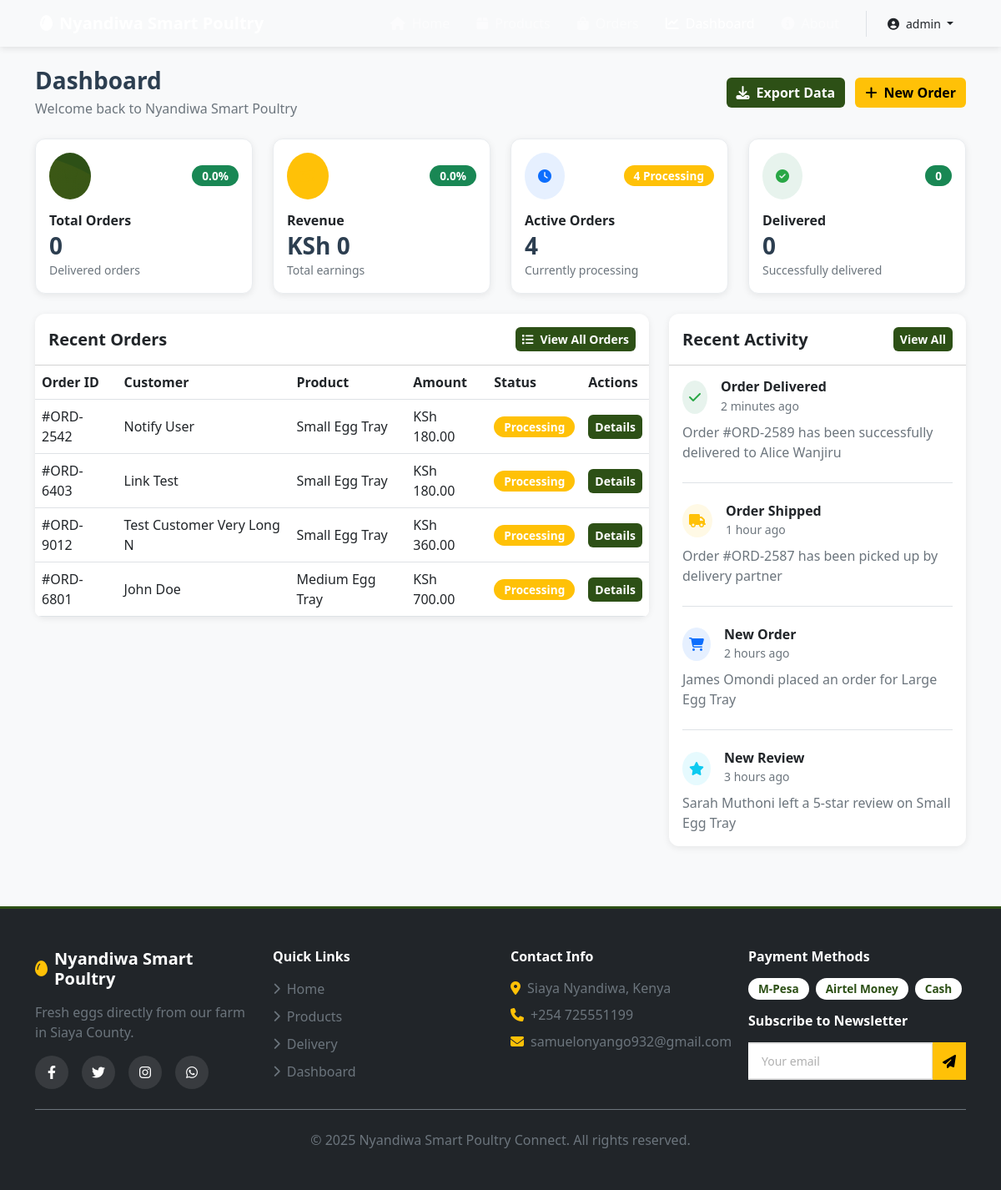
Before: /dashboard/ (signed in) with the older database file.
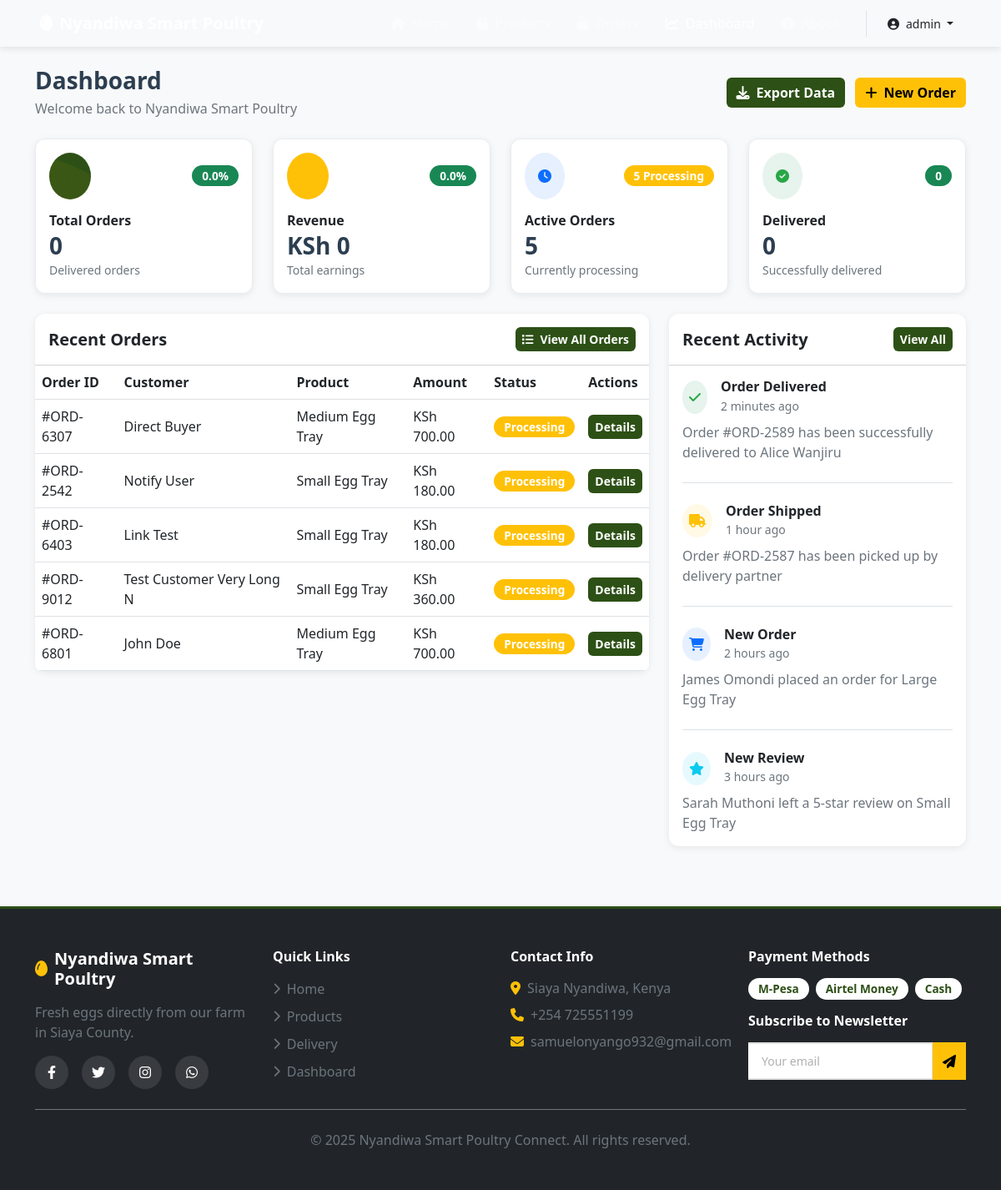
After: the same page with the newer database file.
### chickapp/models.py (models this page shows, shortened)
class order(models.Model):
    STATUS_PROCESSING = "processing"
    STATUS_IN_TRANSIT = "in_transit"
    STATUS_DELIVERED = "delivered"
    STATUS_CANCELLED = "cancelled"
    STATUS_CHOICES = [
        (STATUS_PROCESSING, "Processing"),
        (STATUS_IN_TRANSIT, "In Transit"),
        (STATUS_DELIVERED, "Delivered"),
        (STATUS_CANCELLED, "Cancelled"),
    ]
    PAYMENT_MPESA = "mpesa"
    PAYMENT_AIRTEL = "airtel_money"
    PAYMENT_CASH = "cash"
    PAYMENT_METHOD_CHOICES = [
        (PAYMENT_MPESA, "M-Pesa"),
        (PAYMENT_AIRTEL, "Airtel Money"),
        (PAYMENT_CASH, "Cash on Delivery"),
    ]
    PAYMENT_STATUS_PENDING = "pending"
    PAYMENT_STATUS_COMPLETED = "completed"
    PAYMENT_STATUS_FAILED = "failed"
    PAYMENT_STATUS_CHOICES = [
        (PAYMENT_STATUS_PENDING, "Pending"),
        (PAYMENT_STATUS_COMPLETED, "Completed"),
        (PAYMENT_STATUS_FAILED, "Failed"),
    ]
    order_code = models.CharField(max_length=12, editable=False, default='TEMP')
    customer = models.ForeignKey(customer, on_delete=models.CASCADE)
    product = models.ForeignKey(product, on_delete=models.PROTECT, null=True, blank=True)
    number_of_trays = models.PositiveIntegerField()
    amount = models.DecimalField(max_digits=10, decimal_places=2, default=0)
    status = models.CharField(max_length=20, choices=STATUS_CHOICES, default=STATUS_PROCESSING)
    payment_method = models.CharField(max_length=20, choices=PAYMENT_METHOD_CHOICES, blank=True, default="")
    payment_status = models.CharField(max_length=20, choices=PAYMENT_STATUS_CHOICES, default=PAYMENT_STATUS_PENDING)
    payment_phone = models.CharField(max_length=15, blank=True, default="")
    payment_reference = models.CharField(max_length=50, blank=True, default="")
    mpesa_checkout_request_id = models.CharField(max_length=100, blank=True, default="")
    mpesa_merchant_request_id = models.CharField(max_length=100, blank=True, default="")
    mpesa_receipt_number = models.CharField(max_length=50, blank=True, default="")
    order_date = models.DateTimeField(auto_now_add=True)
    updated_at = models.DateTimeField(auto_now=True)
    message = models.TextField(blank=True, default="")

class customer(models.Model):
    name = models.CharField(max_length=100)
    surname = models.CharField(max_length=100)
    email = models.EmailField(max_length=100)
    password = models.CharField(max_length=255)
    phone = models.CharField(max_length=20)
    location = models.CharField(max_length=100)
    message = models.TextField(blank=True, default="")

class product(models.Model):
    name = models.CharField(max_length=50)
    size = models.CharField(max_length=30, blank=True, default="")
    price = models.DecimalField(max_digits=10, decimal_places=2)
    description = models.TextField(blank=True, default="")
    is_active = models.BooleanField(default=True)
    created_at = models.DateTimeField(auto_now_add=True)

### chickapp/views.py (the view)
# urls.py: path('dashboard/', views.dashboard, name='dashboard'),
def dashboard(request):
    if not request.user.is_authenticated:
        return redirect('login')
    if not request.user.is_superuser and not request.user.is_staff:
        return redirect('products')
    recent_orders = []
    db_error = None
    total_orders = 0
    total_revenue = 0
    processing_orders = 0
    delivered_orders = 0
    try:
        recent_orders = list(
            order.objects.select_related('customer', 'product').order_by('-order_date')[:5]
        )
        total_orders = order.objects.filter(status=order.STATUS_DELIVERED).count()
        revenue_data = order.objects.filter(
            status=order.STATUS_DELIVERED
        ).aggregate(total=Sum('amount'))
        total_revenue = revenue_data['total'] or 0
        processing_orders = order.objects.filter(
            status=order.STATUS_PROCESSING
        ).count()
        delivered_orders = order.objects.filter(
            status=order.STATUS_DELIVERED
        ).count()
        today = timezone.now()
        week_ago = today - timedelta(days=7)
        two_weeks_ago = today - timedelta(days=14)
        current_week_orders = order.objects.filter(
            order_date__gte=week_ago,
            status=order.STATUS_DELIVERED
        ).count()
        previous_week_orders = order.objects.filter(
            order_date__gte=two_weeks_ago,
            order_date__lt=week_ago,
            status=order.STATUS_DELIVERED
        ).count()
        order_growth = 0
        if previous_week_orders > 0:
            order_growth = round(((current_week_orders - previous_week_orders) / previous_week_orders) * 100, 1)
        current_week_revenue = order.objects.filter(
            order_date__gte=week_ago,
            status=order.STATUS_DELIVERED
        ).aggregate(total=Sum('amount'))['total'] or 0
        previous_week_revenue = order.objects.filter(
            order_date__gte=two_weeks_ago,
            order_date__lt=week_ago,
            status=order.STATUS_DELIVERED
        ).aggregate(total=Sum('amount'))['total'] or 0
        revenue_growth = 0
        if previous_week_revenue > 0:
            revenue_growth = round(((current_week_revenue - previous_week_revenue) / previous_week_revenue) * 100, 1)
    except OperationalError:
        db_error = 'Order data is unavailable. Run migrations to create required tables.'
    except Exception as e:
        logger.error(f"Dashboard error: {str(e)}")
        db_error = f'An error occurred loading dashboard data: {str(e)}'
    return render(request, 'dashboard.html', {
        'recent_orders': recent_orders,
        'db_error': db_error,
        'total_orders': total_orders,
        'total_revenue': total_revenue,
        'processing_orders': processing_orders,
        'delivered_orders': delivered_orders,
        'order_growth': order_growth,
        'revenue_growth': revenue_growth,
    })

### chickapp/templates/dashboard.html (shortened to what the changed rows need)
<!DOCTYPE html>
<html lang="en">
<head>
    {% load static %}
    <link href="https://cdn.jsdelivr.net/npm/bootstrap@5.3.0/dist/css/bootstrap.min.css" rel="stylesheet">
    <link href="https://cdnjs.cloudflare.com/ajax/libs/font-awesome/6.4.0/css/all.min.css" rel="stylesheet">
    <link href="{% static 'css/custom.css' %}" rel="stylesheet">
</head>
<body class="page-transition">
    <main class="py-4">
             <div class="container">
            <div class="d-flex justify-content-between align-items-center mb-4">
                <div>
                    <h1 class="h3 fw-bold mb-1">Dashboard</h1>
                </div>
            </div>
            <div class="row g-4 mb-4">
                <div class="col-md-3">
                    <div class="card stat-card">
                        <div class="card-body">
                            <div class="d-flex justify-content-between align-items-center mb-3">
                                <div class="rounded-circle bg-primary bg-opacity-10 p-3">
                                    <i class="fas fa-clock text-primary"></i>
                                </div>
                                <span class="badge bg-warning">{{ processing_orders }} Processing</span>
                            </div>
                            <h6 class="fw-bold mb-1">Active Orders</h6>
                            <h3 class="fw-bold mb-0">{{ processing_orders }}</h3>
                            <small class="text-secondary">Currently processing</small>
                        </div>
                    </div>
                </div>
            </div>
            <div class="row g-4">
                <div class="col-lg-8">
                    <div class="card">
                        <div class="table-responsive">
                            <table class="table align-middle mb-0">
                                <thead class="bg-light">
                                    <tr>
                                        <th>Order ID</th>
                                        <th>Customer</th>
                                        <th>Product</th>
                                        <th>Amount</th>
                                        <th>Status</th>
                                        <th>Actions</th>
                                    </tr>
                                </thead>
                                <tbody>
                                    {% if db_error %}
                                        <tr>
                                            <td colspan="6" class="text-center text-secondary py-4">{{ db_error }}</td>
                                        </tr>
                                    {% else %}
                                    {% if recent_orders %}
                                        {% for order in recent_orders %}
                                            <tr>
                                                <td>#{{ order.order_code }}</td>
                                                <td>{{ order.customer.name }} {{ order.customer.surname }}</td>
                                                <td>{{ order.product.name }}</td>
                                                <td>KSh {{ order.amount }}</td>
                                                <td>
                                                    {% if order.status == 'delivered' %}
                                                        <span class="badge bg-success">Delivered</span>
                                                    {% elif order.status == 'processing' %}
                                                        <span class="badge bg-warning">Processing</span>
                                                    {% elif order.status == 'in_transit' %}
                                                        <span class="badge bg-info">In Transit</span>
                                                    {% else %}
                                                        <span class="badge bg-danger">Cancelled</span>
                                                    {% endif %}
                                                </td>
                                                <td><a class="btn btn-sm btn-farm-green" href="{% url 'orders' %}#{{ order.order_code }}">Details</a></td>
                                            </tr>
                                        {% endfor %}
                                    {% else %}
                                        <tr>
                                            <td colspan="6" class="text-center text-secondary py-4">No orders yet.</td>
                                        </tr>
                                    {% endif %}
                                    {% endif %}
                                </tbody>
                            </table>
                        </div>
                    </div>
                </div>
            </div>
        </div>
    </main>
</body>
</html>

Changed rows visible on the page:
added order: order_code "ORD-6307", customer.name "Direct", customer.surname "Buyer", product.name "Medium Egg Tray", amount "700.00", status "Processing"
Other visible differences:
{{ processing_orders }}: "4" → "5"
